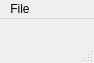
<?xml version="1.0" encoding="UTF-8"?>
<ui version="4.0">
 <class>MainWindowWidget</class>
 <widget class="QMainWindow" name="MainWindowWidget">
  <property name="geometry">
   <rect>
    <x>0</x>
    <y>0</y>
    <width>94</width>
    <height>63</height>
   </rect>
  </property>
  <property name="windowTitle">
   <string>MainWindow</string>
  </property>
  <widget class="QWidget" name="centralwidget"/>
  <widget class="QMenuBar" name="menubar">
   <property name="geometry">
    <rect>
     <x>0</x>
     <y>0</y>
     <width>94</width>
     <height>25</height>
    </rect>
   </property>
   <widget class="QMenu" name="menuFile">
    <property name="title">
     <string>File</string>
    </property>
    <addaction name="m_actionQuit"/>
   </widget>
   <addaction name="menuFile"/>
  </widget>
  <widget class="QStatusBar" name="statusbar"/>
  <action name="m_actionQuit">
   <property name="text">
    <string>Quit</string>
   </property>
  </action>
 </widget>
 <resources/>
 <connections/>
</ui>
